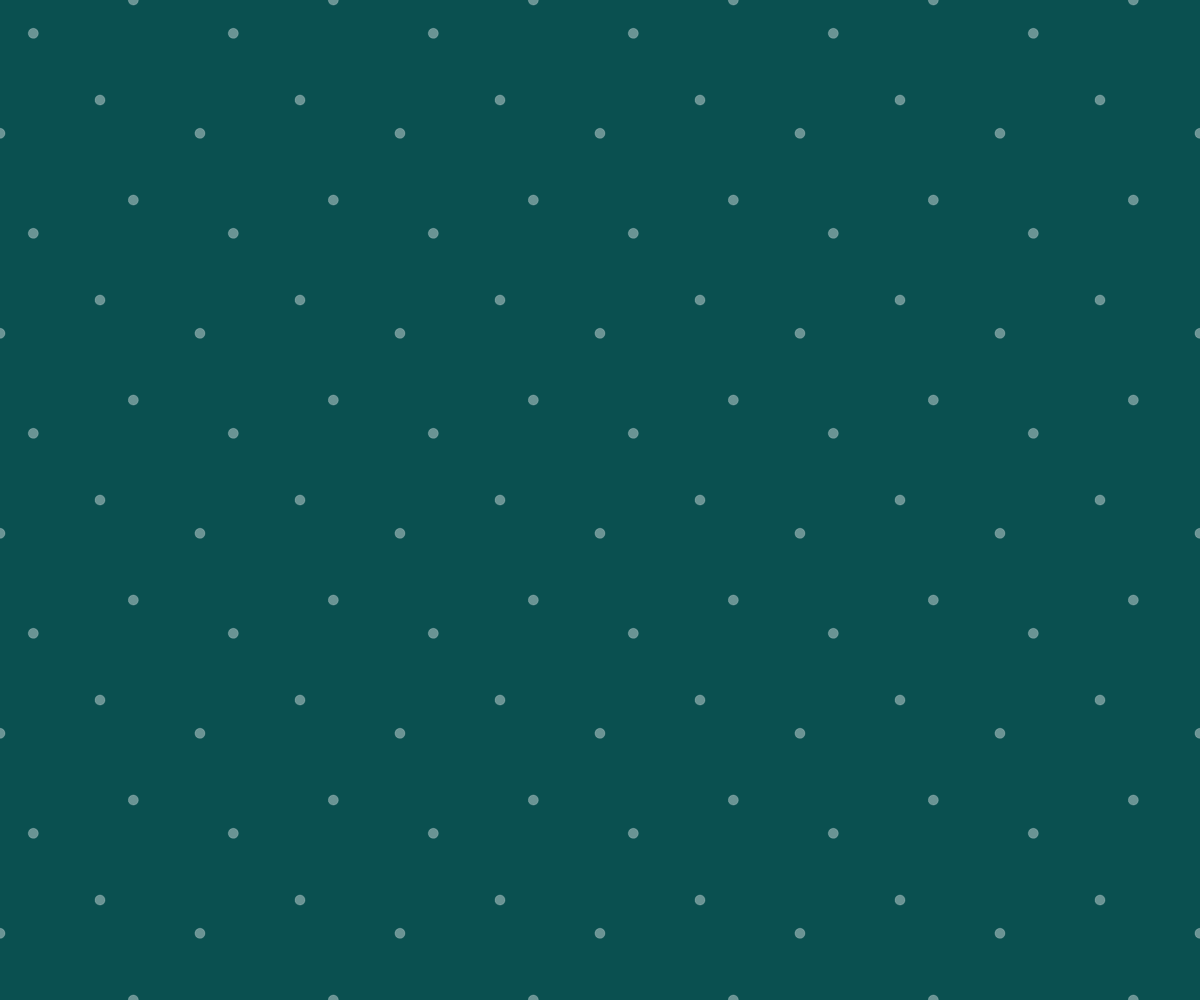
Frame 1 (no input)
Frame 60 (no input): identical to frame 1, image omitted
Frame 120 (the mouse pressed at the canvas centre since frame 60): identical to frame 1, image omitted

The p5.js sketch that drew this single still picture (run headless with seeded random() and noise() and a simulated clock; from frame 60 on, the mouse is pressed at the canvas centre):

// p5.js sketch
// ── sketch.js
const li = 100; // Width of the Cell
const col = 100; // Height of the cell
const transh = col/3; //col/2; // translation in h direction
const transv = li/3; //li/2; // translation in v direction
let rot = 0;

function setup() {
	createCanvas(windowWidth, windowHeight);
	rot = PI/6;
	background(10,80,80);
	display();
}

function draw() {
	
}

display = function(){
	let comptx = 0;
	let compty = 0;
	noStroke();
	for(var j=0; j < height+li; j+=li){
		for(var i=0; i < width+col; i+=col){
			push();
			fill(255,100);
			translate(i,j);
			
			if(comptx%2==0){
				translate(0,transv);
			}
			if(compty%2==0){
				translate(transh,0);
			}

			rotate(rot);
			rectMode(CORNER);
			strokeWeight(1);
			stroke(255,50);
//			rect(0,0,10,10);
			ellipse(0,0,10,10);
			pop();
			comptx++;

			}
		comptx=0;
		compty++;     
	}
}
